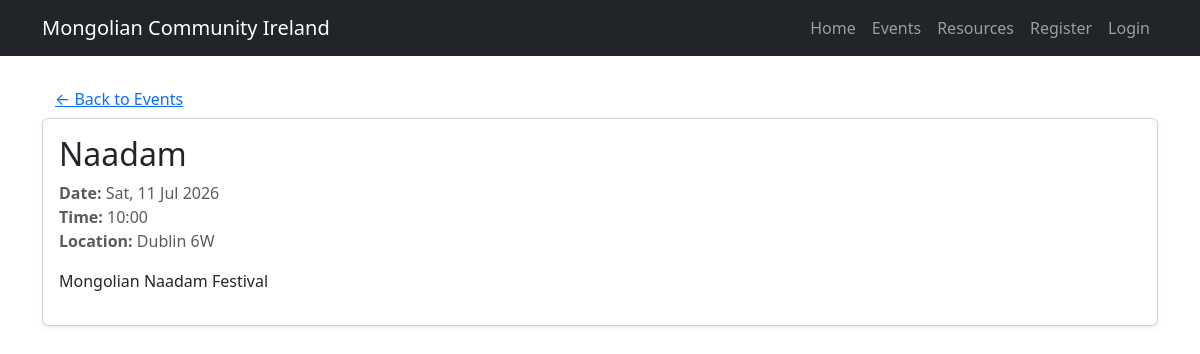
Page /events/1/ on the earlier database version.
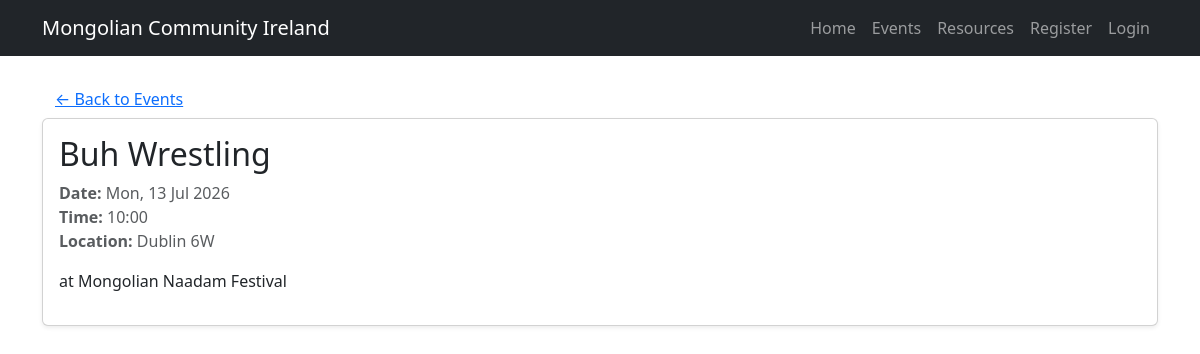
Same page on the later database version.
### portal/models.py (models this page shows, shortened)
class Event(models.Model):
    title = models.CharField(max_length=120, validators=[MinLengthValidator(5)])
    description = models.TextField(blank=True, max_length=2000)
    start_datetime = models.DateTimeField()
    location = models.CharField(max_length=120)
    image = models.ImageField(upload_to="events/", blank=True, null=True)
    is_published = models.BooleanField(default=True)
    created_at = models.DateTimeField(auto_now_add=True)

### portal/views.py (the view)
# urls.py: path("events/<int:event_id>/", views.event_detail, name="event_detail"),
def event_detail(request, event_id):
    event = get_object_or_404(Event, id=event_id, is_published=True)
    return render(request, "portal/event_detail.html", {"event": event})

### portal/templates/portal/event_detail.html (shortened to what this page needs)
{% extends "portal/base.html" %}
{% block content %}
<a href="{% url 'events_list' %}" class="btn btn-link">&larr; Back to Events</a>
<div class="card shadow-sm">
    <div class="card-body">
        <h2 class="card-title">{{ event.title }}</h2>
        <p class="text-muted">
            <strong>Date:</strong> {{ event.start_datetime|date:"D, d M Y" }}<br>
            <strong>Time:</strong> {{ event.start_datetime|time:"H:i" }}<br>
            <strong>Location:</strong> {{ event.location }}
        </p>
        {% if event.description %}
            <p class="mt-3">
                {{ event.description|linebreaks }}
            </p>
        {% else %}
          <p class="text-muted">No description provided.</p>
        {% endif %}
    </div>
</div>
{% endblock %}

Differences in the rows shown:
changed Event "Dublin 6W": title "Naadam" → "Buh Wrestling"; start_datetime "Sat, 11 Jul 2026" → "Mon, 13 Jul 2026"; description "Mongolian Naadam Festival" → "at Mongolian Naadam Festival"
